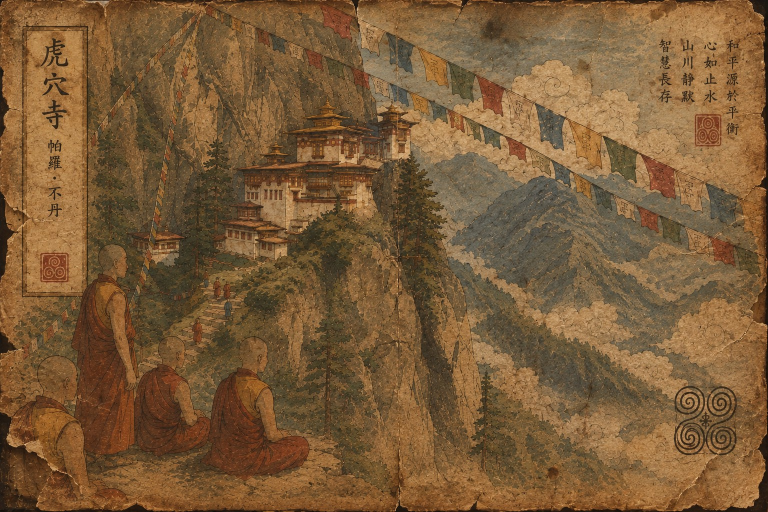
#> input picture tasks/task_bhutan/reconstructed_image.jpg, 1536 x 1024 px (shown at 1/2 size)
$ python sift_cache.py ../../../tasks/task_bhutan out.png
#> lines starting #> are read from the running program, lines starting #| are printed output that depends on the picture
#!/usr/bin/env python3
"""Compute & cache SIFT keypoints/descriptors for all images (dev helper)."""
import os, sys, glob, pickle, numpy as np, cv2
from multiprocessing import Pool

cv2.setNumThreads(1)
MAXDIM = 900


def one(path):
    img = cv2.imread(path, cv2.IMREAD_GRAYSCALE)
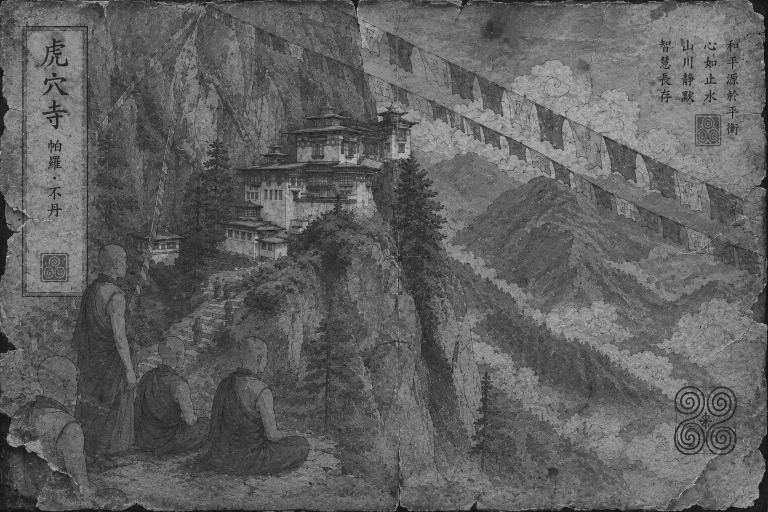
#> img: shape (1024, 1536) (shown at 1/2 size); min 2, max 229, mean 96.7
    if img is None:
        return None
    h, w = img.shape
#> h = 1024; w = 1536
    if max(h, w) > MAXDIM:
        s = MAXDIM / max(h, w)
#> s = 0.586
        img = cv2.resize(img, (int(w * s), int(h * s)), interpolation=cv2.INTER_AREA)
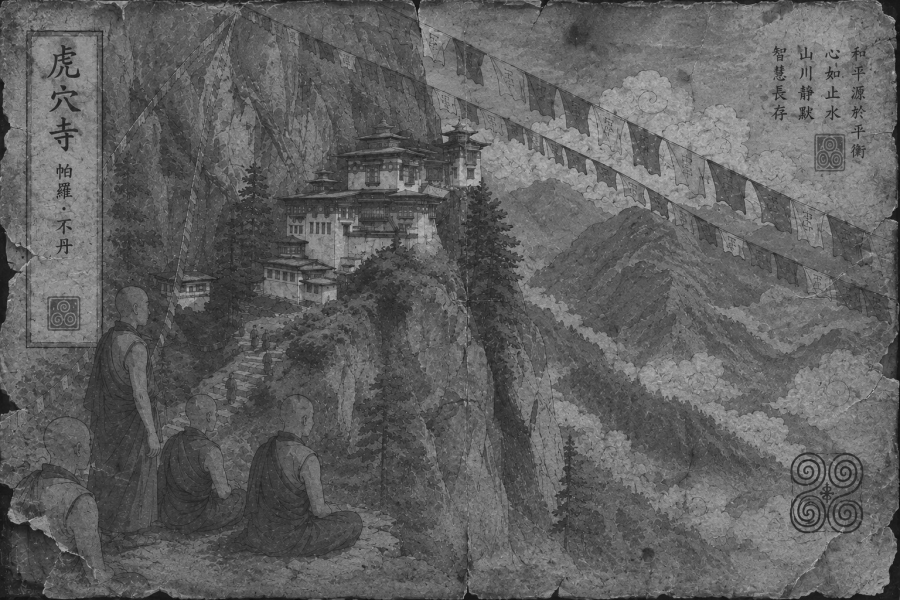
#> img: shape (600, 900); min 10, max 201, mean 96.7
    sift = cv2.SIFT_create(nfeatures=600, contrastThreshold=0.01)
    kp, des = sift.detectAndCompute(img, None)
#> kp = 600 keypoints; strongest (x, y, size): (64, 208, 2.1), (445, 139, 4.1), (65, 148, 3.4), (837, 57, 2.4)
    if des is None:
        des = np.zeros((0, 128), np.float32)
        pts = np.zeros((0, 2), np.float32)
    else:
        pts = np.float32([k.pt for k in kp])
    return os.path.basename(path), img.shape, pts, des


if __name__ == '__main__':
    root = sys.argv[1] if len(sys.argv) > 1 else '/home/kozak/mllm/MML/work/tasks/task_india/data/train'
    out = sys.argv[2] if len(sys.argv) > 2 else '/home/kozak/mllm/MML/work/solutions/task_india/sift.pkl'
    paths = sorted(glob.glob(os.path.join(root, '*.jpg')) + glob.glob(os.path.join(root, '*.png')))
    print(len(paths), 'images', flush=True)
    res = {}
    with Pool(4) as pool:
        for i, r in enumerate(pool.imap_unordered(one, paths, chunksize=4)):
            if r is not None:
                res[r[0]] = (r[1], r[2], r[3])
            if (i + 1) % 200 == 0:
                print(i + 1, flush=True)
#> after the loop, res = 1 item
    with open(out, 'wb') as fh:
        pickle.dump(res, fh, protocol=4)
    print('saved', len(res))
#| saved 1
